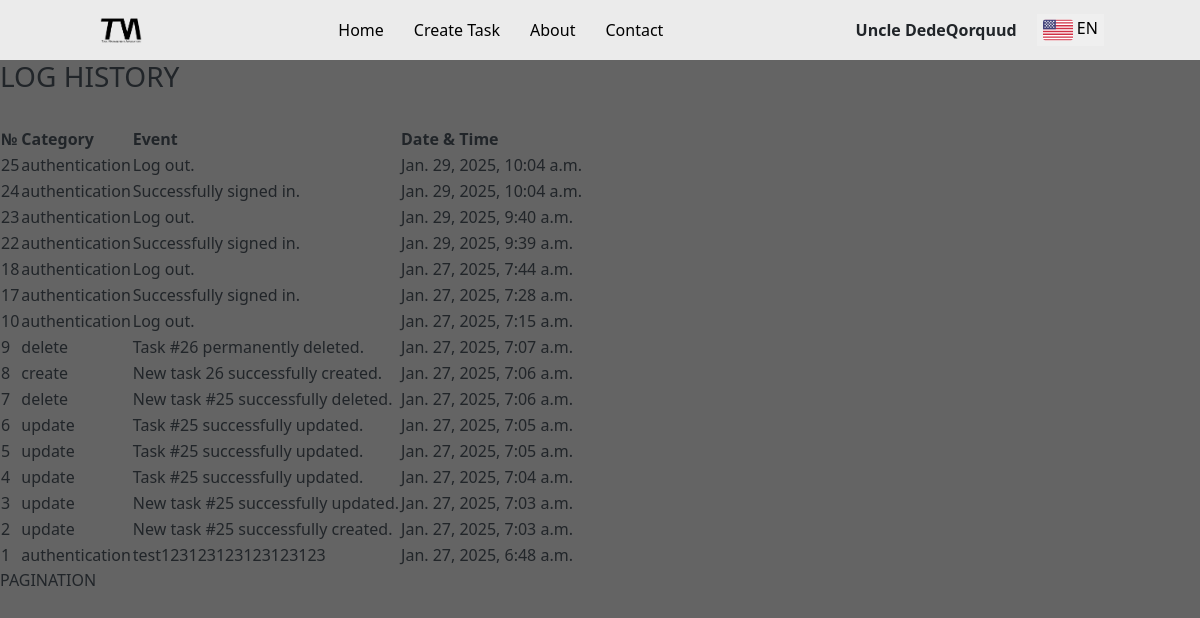
Screenshot of /log/ (signed in) with the database file from the repository.
### tasks/models.py (models this page shows, shortened)
class LogHistory(models.Model):
    LOG_CATEGORIES = [('create','Create'), ('update','Update'), ('delete','Delete'), ('error','Error'), ('authentication','Authentication')]
    user = models.ForeignKey(User, on_delete=models.CASCADE) # related_name='user'
    category = models.CharField(choices=LOG_CATEGORIES, max_length=16)
    event = models.TextField()
    datentime = models.DateTimeField(auto_now_add=True)

### tasks/views.py (the view)
# urls.py: path('log/', tasks_view.log, name='log'),
def log(request):
    auth_stat = request.user.is_authenticated
    log_of_user = LogHistory.objects.filter(user=request.user).order_by('-datentime')
    if request.user.is_authenticated:
        nickname = f'{request.user.first_name} {request.user.last_name}'
    else:
        nickname = 'Guest'
    context = {
        'user': nickname,
        'auth_stat': auth_stat,
        'log': log_of_user,
        'is_nav': True,
    }
    return render(request, 'tasks/log.html', context)

### templates/tasks/log.html (shortened to what this page needs)
{% extends '../base/layout.html' %}
{% load static %}
{% block content %}
    <div style="background-color: rgb(100,100,100); min-height: 850px;">
        <h3> LOG HISTORY </h3>
        <br>
        <div>
            <table>
                <tr>
                    <th> № </th>
                    <th> Category </th>
                    <th> Event </th>
                    <th> Date & Time </th>
                </tr>
                {% if log %}
                    {% for row in log %}
                        <tr id={{row.id}}>
                            <td> {{ row.id }}  </td>
                            <td> {{ row.category }}  </td>
                            <td> {{ row.event }}  </td>
                            <td> {{ row.datentime }}  </td>
                        </tr>
                    {% endfor %}
                {% else %}
                    <tr>
                        <p> EMPTY </p>
                    </tr>
                {% endif %}
            </table>
            <div>
                PAGINATION
            </div>
        </div>
    </div>
{% endblock %}

### rows the page displays
LogHistory: id "25", category "authentication", event "Log out.", datentime "Jan. 29, 2025, 10:04 a.m."
LogHistory: id "24", category "authentication", event "Successfully signed in.", datentime "Jan. 29, 2025, 10:04 a.m."
LogHistory: id "23", category "authentication", event "Log out.", datentime "Jan. 29, 2025, 9:40 a.m."
LogHistory: id "22", category "authentication", event "Successfully signed in.", datentime "Jan. 29, 2025, 9:39 a.m."
LogHistory: id "18", category "authentication", event "Log out.", datentime "Jan. 27, 2025, 7:44 a.m."
LogHistory: id "17", category "authentication", event "Successfully signed in.", datentime "Jan. 27, 2025, 7:28 a.m."
LogHistory: id "10", category "authentication", event "Log out.", datentime "Jan. 27, 2025, 7:15 a.m."
LogHistory: id "9", category "delete", event "Task #26 permanently deleted.", datentime "Jan. 27, 2025, 7:07 a.m."
LogHistory: id "8", category "create", event "New task 26 successfully created.", datentime "Jan. 27, 2025, 7:06 a.m."
LogHistory: id "7", category "delete", event "New task #25 successfully deleted.", datentime "Jan. 27, 2025, 7:06 a.m."
LogHistory: id "6", category "update", event "Task #25 successfully updated.", datentime "Jan. 27, 2025, 7:05 a.m."
LogHistory: id "5", category "update", event "Task #25 successfully updated.", datentime "Jan. 27, 2025, 7:05 a.m."
LogHistory: id "4", category "update", event "Task #25 successfully updated.", datentime "Jan. 27, 2025, 7:04 a.m."
LogHistory: id "3", category "update", event "New task #25 successfully updated.", datentime "Jan. 27, 2025, 7:03 a.m."
LogHistory: id "2", category "update", event "New task #25 successfully created.", datentime "Jan. 27, 2025, 7:03 a.m."
LogHistory: id "1", category "authentication", event "test123123123123123123", datentime "Jan. 27, 2025, 6:48 a.m."

### other values shown
{{ user }} "Uncle DedeQorquud"
